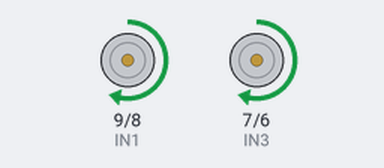
Bench run of a sketch on a simulated Arduino Uno, built with avr-gcc and run on an emulated ATmega328P. Parts: motor-driver pin pairs drawn as motors (green arrow = first pin HIGH = forward, orange = second pin HIGH = backward, longer = more drive, scaled by the enable pin).

Above: at 0.5 s.
At 1.5 s:
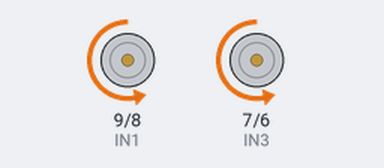
At 2.5 s:
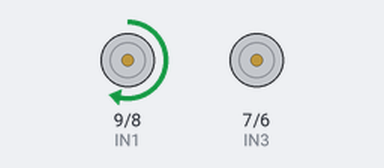
At 4.5 s:
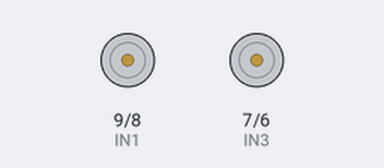
Timing chart, 0 to 6.5 s (numbered marks = the images above):
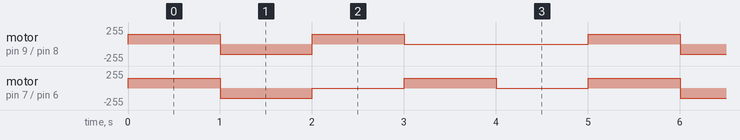

The sketch:

sketch_feb11a.ino
```cpp
int speedL = 10;
int IN1= 9;
int IN2 = 8;
int  IN3= 7;
int  IN4 = 6;
int speedR = 5;

void setup() {
    Serial.begin(9600);
    for (int i = 5; i <= 10; i++) {
        pinMode(i, OUTPUT);
    }
}

void forward() {
    digitalWrite(IN1, HIGH);
    digitalWrite(IN2, LOW);
    digitalWrite(IN3, HIGH);
    digitalWrite(IN4, LOW);
    analogWrite(speedL, 150);
    analogWrite(speedR, 150);
}

void backword() {
    digitalWrite(IN1, LOW);
    digitalWrite(IN2, HIGH);
    digitalWrite(IN3, LOW);
    digitalWrite(IN4, HIGH);
    analogWrite(speedL, 150);
    analogWrite(speedR, 150);
}

void left() {
    digitalWrite(IN1, LOW);
    digitalWrite(IN2, LOW);
    digitalWrite(IN3, HIGH);
    digitalWrite(IN4, LOW);
    analogWrite(speedL, 0);
    analogWrite(speedR, 150);
}

void right() {
    digitalWrite(IN1, HIGH);
    digitalWrite(IN2, LOW);
    digitalWrite(IN3, LOW);
    digitalWrite(IN4, LOW);
    analogWrite(speedL, 150);
    analogWrite(speedR, 0);
}

void stopp() {
    digitalWrite(IN1, LOW);
    digitalWrite(IN2, LOW);
    digitalWrite(IN3, LOW);
    digitalWrite(IN4, LOW);
    analogWrite(speedL, 0);
    analogWrite(speedR, 0);
}

void loop() {
    forward();
    delay(1000); // Move forward for 1 second
    backword();
    delay(1000); // Move backward for 1 second
    right();
    delay(1000); // Turn right for 1 second
    left();
    delay(1000); // Turn left for 1 second
    stopp();
    delay(1000); // Stop for 1 second
}
```

Measured:
- by itself, motor on pin 7 (IN3) / pin 6 (IN4): repeats every 5.0 s: backward 150/255 1.0 s, 2 × (stopped 1.0 s, forward 150/255 1.0 s)
- by itself, motor on pin 9 (IN1) / pin 8 (IN2): repeats every 5.0 s: backward 150/255 1.0 s, forward 150/255 1.0 s, stopped 2.0 s, forward 150/255 1.0 s
